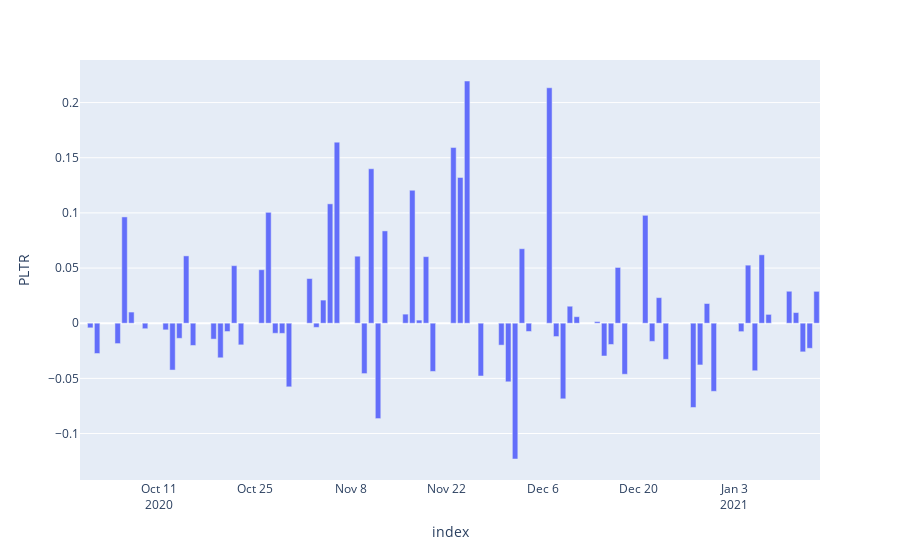

Source (notebook cell):
### Code cell
import plotly.express as px

fig = px.bar(returns_df, x=returns_df.index, y="PLTR")
fig.show()
